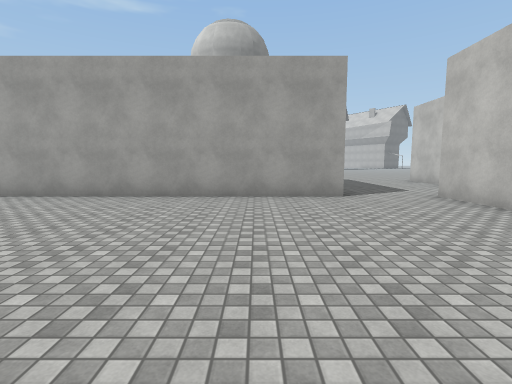
view 1 (above)

18 first-person views from a walk through a Unity game level. The camera is 1.5 m above the floor, tilts 6° down and sees 85° across. The floor is counted in squares, 2 m on a side. Each view is taken from the middle of a square. On the plan, view 1 faces up. The plan holds only what a view shows up to about 10 squares ahead; the rest is blank. The place goes on beyond the plan. The player character is not drawn. Some animated figures are not drawn. Some surface patterns are stand-ins.

view 2
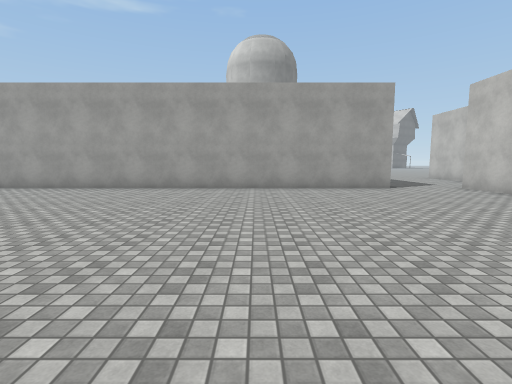

view 3
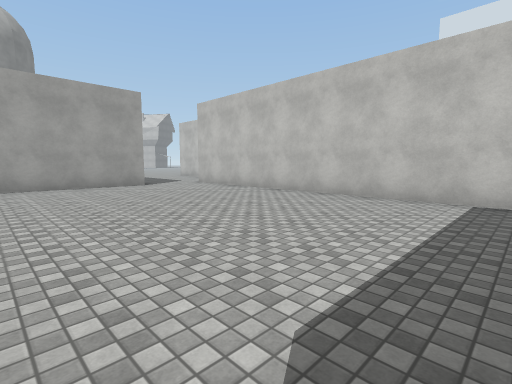

view 4
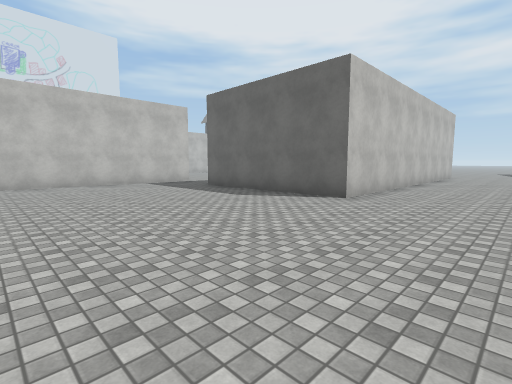

view 5
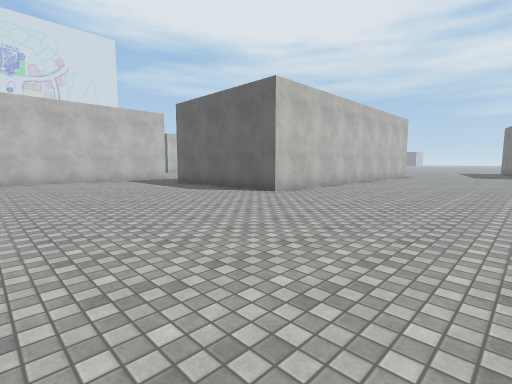

view 6
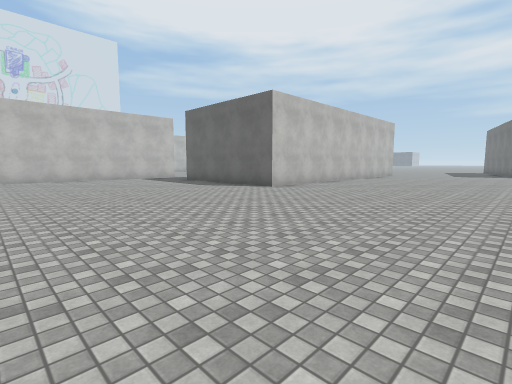

view 7
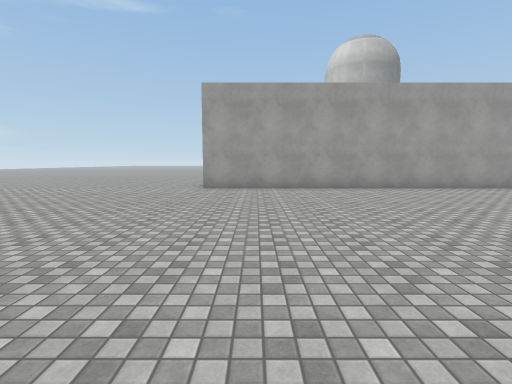

view 8
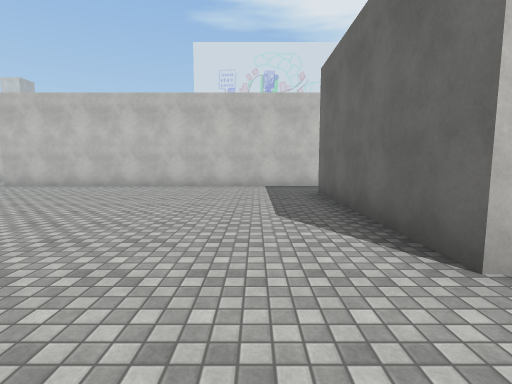

view 9
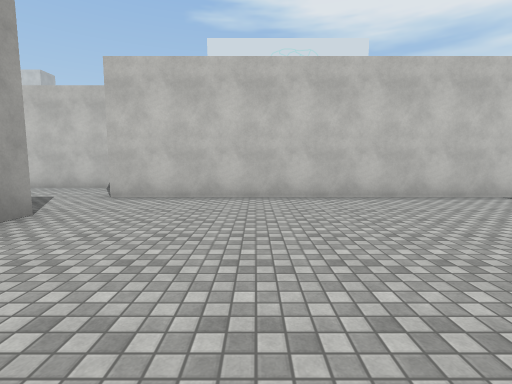

view 10
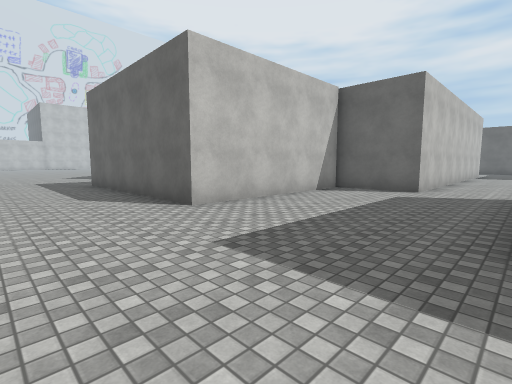

view 11
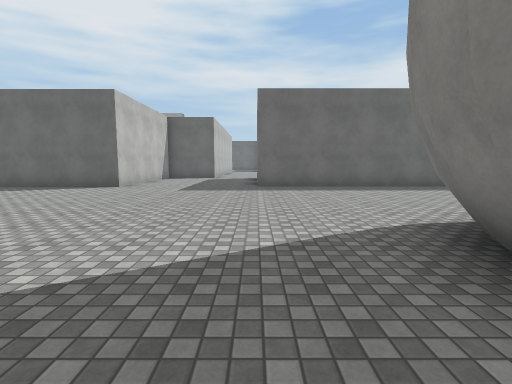

view 12
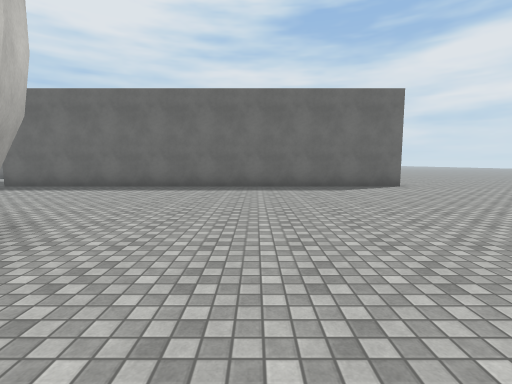

view 13
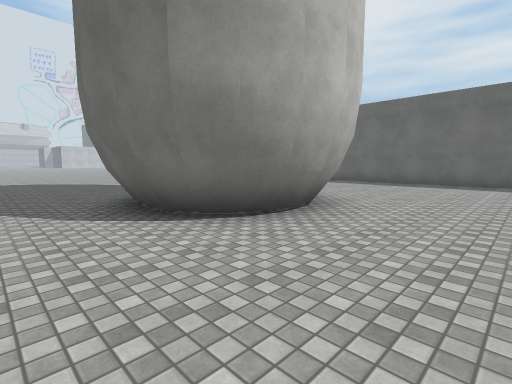

view 14
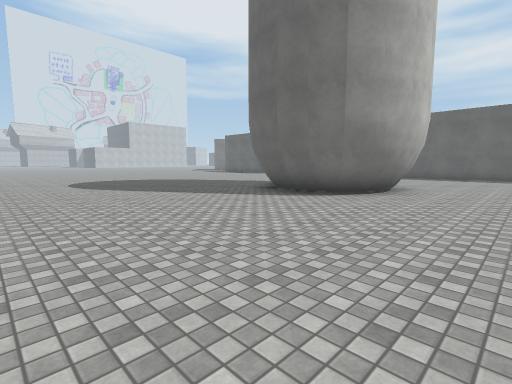

view 15
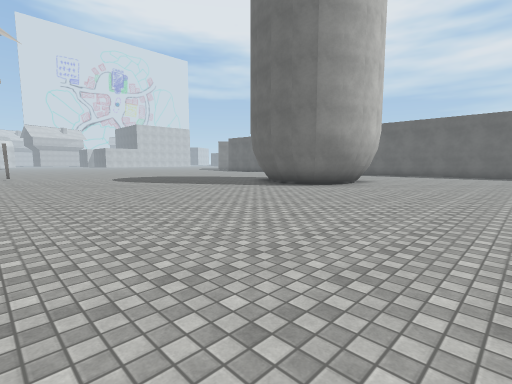

view 16
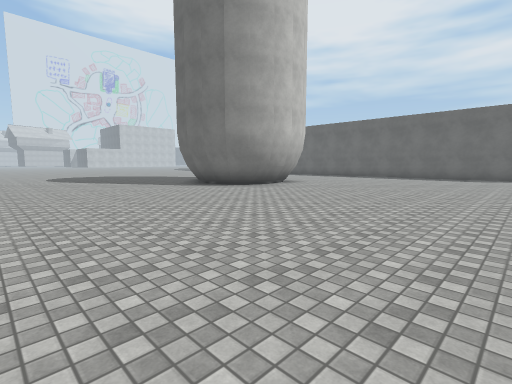

view 17
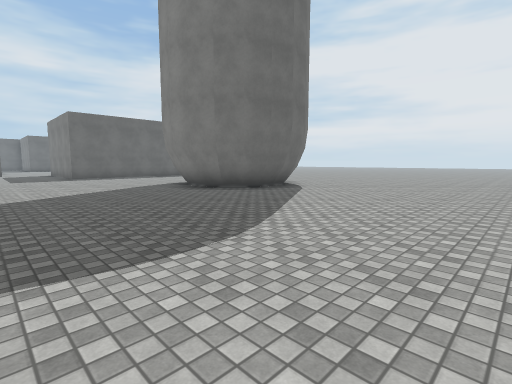

view 18
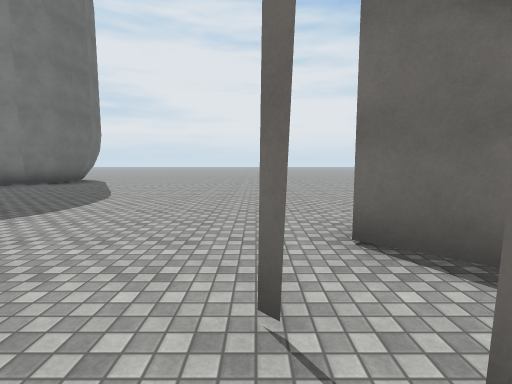

### Floor plan
Points are (right, up) in squares from view 1. A wall is a line through its corners. A room is listed if a view was taken in it or the views show most of it. See-through windows are left out.
Room 1 (views 1, 2, 3, 4, 5, 6, 7, 8, 9)
walls: (-3.2, -5.5) (-3.2, -3.5) (1.9, -3.5); (2, 6.2) (-10.5, 6.2); (4.1, -4.1) (4.1, 6.2)
ways out: opening at (3, 6) to room 2; opening at (3, -4)
Room 2 (views 10, 11, 12, 13, 14, 15, 16, 17, 18)
walls: (-0.4, 20.1) (0, 19.7); (-1.5, 20.6) (-1, 20.5) (-0.2, 20.1) (0.1, 19.8) (0.5, 19) (0.6, 18.5) (0.5, 17.7) (0.2, 17.1); (-3.4, 17) (-3.7, 17.7) (-3.8, 18.3) (-3.7, 19.1) (-3.4, 19.7) (-2.9, 20.1) (-2.3, 20.5) (-1.2, 20.6); (4.1, 6.2) (6.2, 6.2) (6.2, 11.2) (12.2, 11.2); (-10.5, 11.2) (2, 11.2)
low walls: (0, 19.7) (0.3, 19); (-0.2, 19.6) (0.2, 18.8) (0.3, 18.4); (0.4, 18.5) (0.3, 17.8) (0, 17.2); (0.2, 17.8) (-0.1, 17.3); (-2.6, 20.1) (-2.2, 20.3) (-1.7, 20.4) (-1.1, 20.3) (-0.4, 19.9); (-2.7, 19.9) (-2.1, 20.2) (-1.7, 20.2) (-0.8, 20.1) (-0.1, 19.4); (-3.2, 19.5) (-2.4, 20.3); (-3.3, 17.8) (-3.4, 18.3) (-3.3, 19) (-3.1, 19.5); (-3.5, 17.7) (-3.6, 18.5) (-3.5, 19) (-3.2, 19.7)
ways out: opening at (3, 6) to room 1

Where each view was taken, in squares from view 1:
view 1: 0 up, 0 right, facing up
view 2: 2 down, 2 left, facing up
view 3: 3 down, 2 left, facing up-right
view 4: 2 up, 6 left, facing down-right
view 5: 2 up, 8 left, facing down-right
view 6: 3 up, 9 left, facing down-right
view 7: 2 down, 9 left, facing up
view 8: 2 down, 5 left, facing right
view 9: 3 up, 2 left, facing right
view 10: 14 up, 2 right, facing down-right
view 11: 20 up, 2 right, facing down
view 12: 20 up, 6 left, facing down
view 13: 22 up, 6 left, facing down-right
view 14: 26 up, 6 left, facing down-right
view 15: 28 up, 8 left, facing down-right
view 16: 26 up, 10 left, facing down-right
view 17: 26 up, 5 right, facing down-left
view 18: 27 up, 9 right, facing left
